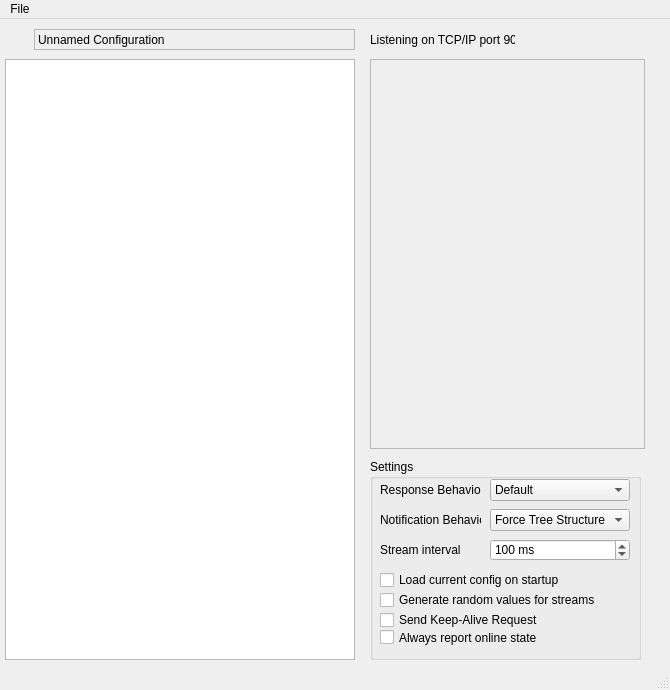
<?xml version="1.0" encoding="UTF-8"?>
<ui version="4.0">
 <class>TinyEmberPlusClass</class>
 <widget class="QMainWindow" name="TinyEmberPlusClass">
  <property name="geometry">
   <rect>
    <x>0</x>
    <y>0</y>
    <width>670</width>
    <height>690</height>
   </rect>
  </property>
  <property name="sizePolicy">
   <sizepolicy hsizetype="Fixed" vsizetype="Fixed">
    <horstretch>0</horstretch>
    <verstretch>0</verstretch>
   </sizepolicy>
  </property>
  <property name="minimumSize">
   <size>
    <width>670</width>
    <height>690</height>
   </size>
  </property>
  <property name="maximumSize">
   <size>
    <width>670</width>
    <height>690</height>
   </size>
  </property>
  <property name="windowTitle">
   <string>Tiny Ember+</string>
  </property>
  <property name="windowIcon">
   <iconset resource="TinyEmberPlus.qrc">
    <normaloff>:/image/resources/document-globe.png</normaloff>:/image/resources/document-globe.png</iconset>
  </property>
  <widget class="QWidget" name="centralWidget">
   <widget class="QFrame" name="entityView">
    <property name="geometry">
     <rect>
      <x>370</x>
      <y>40</y>
      <width>275</width>
      <height>390</height>
     </rect>
    </property>
    <property name="frameShape">
     <enum>QFrame::StyledPanel</enum>
    </property>
    <property name="frameShadow">
     <enum>QFrame::Raised</enum>
    </property>
   </widget>
   <widget class="QTreeWidget" name="gadgetTreeView">
    <property name="geometry">
     <rect>
      <x>5</x>
      <y>40</y>
      <width>350</width>
      <height>601</height>
     </rect>
    </property>
    <property name="animated">
     <bool>true</bool>
    </property>
    <property name="headerHidden">
     <bool>true</bool>
    </property>
    <column>
     <property name="text">
      <string notr="true">1</string>
     </property>
    </column>
   </widget>
   <widget class="QLabel" name="configurationName">
    <property name="geometry">
     <rect>
      <x>34</x>
      <y>10</y>
      <width>321</width>
      <height>21</height>
     </rect>
    </property>
    <property name="frameShape">
     <enum>QFrame::StyledPanel</enum>
    </property>
    <property name="frameShadow">
     <enum>QFrame::Plain</enum>
    </property>
    <property name="text">
     <string>Unnamed Configuration</string>
    </property>
   </widget>
   <widget class="QLabel" name="label">
    <property name="geometry">
     <rect>
      <x>10</x>
      <y>10</y>
      <width>16</width>
      <height>21</height>
     </rect>
    </property>
    <property name="text">
     <string/>
    </property>
    <property name="pixmap">
     <pixmap resource="TinyEmberPlus.qrc">:/image/resources/blue-document-node.png</pixmap>
    </property>
   </widget>
   <widget class="QGroupBox" name="groupBox">
    <property name="geometry">
     <rect>
      <x>370</x>
      <y>440</y>
      <width>271</width>
      <height>201</height>
     </rect>
    </property>
    <property name="title">
     <string>Settings</string>
    </property>
    <property name="flat">
     <bool>false</bool>
    </property>
    <widget class="QLabel" name="label_2">
     <property name="geometry">
      <rect>
       <x>10</x>
       <y>20</y>
       <width>101</width>
       <height>21</height>
      </rect>
     </property>
     <property name="text">
      <string>Response Behavior</string>
     </property>
    </widget>
    <widget class="QComboBox" name="boxResponseBehavior">
     <property name="geometry">
      <rect>
       <x>120</x>
       <y>20</y>
       <width>140</width>
       <height>22</height>
      </rect>
     </property>
     <item>
      <property name="text">
       <string>Default</string>
      </property>
      <property name="icon">
       <iconset resource="TinyEmberPlus.qrc">
        <normaloff>:/image/resources/folder--arrow.png</normaloff>:/image/resources/folder--arrow.png</iconset>
      </property>
     </item>
     <item>
      <property name="text">
       <string>Force Tree Structure</string>
      </property>
      <property name="icon">
       <iconset resource="TinyEmberPlus.qrc">
        <normaloff>:/image/resources/folder.png</normaloff>:/image/resources/folder.png</iconset>
      </property>
     </item>
     <item>
      <property name="text">
       <string>Force Qualified Types</string>
      </property>
      <property name="icon">
       <iconset resource="TinyEmberPlus.qrc">
        <normaloff>:/image/resources/folder-tree.png</normaloff>:/image/resources/folder-tree.png</iconset>
      </property>
     </item>
    </widget>
    <widget class="QLabel" name="label_3">
     <property name="geometry">
      <rect>
       <x>10</x>
       <y>50</y>
       <width>101</width>
       <height>21</height>
      </rect>
     </property>
     <property name="text">
      <string>Notification Behavior</string>
     </property>
    </widget>
    <widget class="QComboBox" name="boxNotificationBehavior">
     <property name="geometry">
      <rect>
       <x>120</x>
       <y>50</y>
       <width>140</width>
       <height>22</height>
      </rect>
     </property>
     <item>
      <property name="text">
       <string>Force Tree Structure</string>
      </property>
      <property name="icon">
       <iconset resource="TinyEmberPlus.qrc">
        <normaloff>:/image/resources/folder.png</normaloff>:/image/resources/folder.png</iconset>
      </property>
     </item>
     <item>
      <property name="text">
       <string>Force Qualified Types</string>
      </property>
      <property name="icon">
       <iconset resource="TinyEmberPlus.qrc">
        <normaloff>:/image/resources/folder-tree.png</normaloff>:/image/resources/folder-tree.png</iconset>
      </property>
     </item>
    </widget>
    <widget class="QCheckBox" name="checkAutoLoadConfig">
     <property name="geometry">
      <rect>
       <x>10</x>
       <y>110</y>
       <width>250</width>
       <height>22</height>
      </rect>
     </property>
     <property name="layoutDirection">
      <enum>Qt::LeftToRight</enum>
     </property>
     <property name="text">
      <string>Load current config on startup</string>
     </property>
     <property name="icon">
      <iconset resource="TinyEmberPlus.qrc">
       <normaloff>:/image/resources/drive-upload.png</normaloff>:/image/resources/drive-upload.png</iconset>
     </property>
    </widget>
    <widget class="QCheckBox" name="checkGenerateRandomValues">
     <property name="geometry">
      <rect>
       <x>10</x>
       <y>130</y>
       <width>250</width>
       <height>22</height>
      </rect>
     </property>
     <property name="toolTip">
      <string>If checked, random values are generated for all parameters a client is subscribed to.</string>
     </property>
     <property name="text">
      <string>Generate random values for streams</string>
     </property>
     <property name="icon">
      <iconset resource="TinyEmberPlus.qrc">
       <normaloff>:/image/resources/sort-number.png</normaloff>:/image/resources/sort-number.png</iconset>
     </property>
    </widget>
    <widget class="QLabel" name="label_4">
     <property name="geometry">
      <rect>
       <x>10</x>
       <y>80</y>
       <width>101</width>
       <height>21</height>
      </rect>
     </property>
     <property name="text">
      <string>Stream interval</string>
     </property>
    </widget>
    <widget class="QSpinBox" name="streamIntervalBox">
     <property name="geometry">
      <rect>
       <x>120</x>
       <y>80</y>
       <width>140</width>
       <height>22</height>
      </rect>
     </property>
     <property name="suffix">
      <string> ms</string>
     </property>
     <property name="minimum">
      <number>50</number>
     </property>
     <property name="maximum">
      <number>1000</number>
     </property>
     <property name="value">
      <number>100</number>
     </property>
    </widget>
    <widget class="QCheckBox" name="checkRequestKeepAlive">
     <property name="geometry">
      <rect>
       <x>10</x>
       <y>150</y>
       <width>250</width>
       <height>22</height>
      </rect>
     </property>
     <property name="toolTip">
      <string/>
     </property>
     <property name="text">
      <string>Send Keep-Alive Request</string>
     </property>
     <property name="icon">
      <iconset resource="TinyEmberPlus.qrc">
       <normaloff>:/image/resources/flag-blue.png</normaloff>:/image/resources/flag-blue.png</iconset>
     </property>
    </widget>
    <widget class="QCheckBox" name="alwaysReportOnlineStateCheckBox">
     <property name="geometry">
      <rect>
       <x>10</x>
       <y>170</y>
       <width>221</width>
       <height>17</height>
      </rect>
     </property>
     <property name="text">
      <string>Always report online state</string>
     </property>
    </widget>
   </widget>
   <widget class="QLabel" name="label_5">
    <property name="geometry">
     <rect>
      <x>370</x>
      <y>10</y>
      <width>145</width>
      <height>21</height>
     </rect>
    </property>
    <property name="text">
     <string>Listening on TCP/IP port 9000</string>
    </property>
   </widget>
  </widget>
  <widget class="QMenuBar" name="menuBar">
   <property name="geometry">
    <rect>
     <x>0</x>
     <y>0</y>
     <width>670</width>
     <height>21</height>
    </rect>
   </property>
   <widget class="QMenu" name="menuFile">
    <property name="title">
     <string>File</string>
    </property>
    <addaction name="actionOpen"/>
    <addaction name="actionSave_as"/>
    <addaction name="actionSave"/>
    <addaction name="separator"/>
    <addaction name="actionExit"/>
   </widget>
   <addaction name="menuFile"/>
  </widget>
  <widget class="QStatusBar" name="statusBar"/>
  <action name="actionSave_as">
   <property name="icon">
    <iconset resource="TinyEmberPlus.qrc">
     <normaloff>:/image/resources/drive--arrow.png</normaloff>:/image/resources/drive--arrow.png</iconset>
   </property>
   <property name="text">
    <string>Save as...</string>
   </property>
  </action>
  <action name="actionSave">
   <property name="icon">
    <iconset resource="TinyEmberPlus.qrc">
     <normaloff>:/image/resources/drive-download.png</normaloff>:/image/resources/drive-download.png</iconset>
   </property>
   <property name="text">
    <string>Save</string>
   </property>
  </action>
  <action name="actionExit">
   <property name="icon">
    <iconset resource="TinyEmberPlus.qrc">
     <normaloff>:/image/resources/cross.png</normaloff>:/image/resources/cross.png</iconset>
   </property>
   <property name="text">
    <string>Exit</string>
   </property>
  </action>
  <action name="actionOpen">
   <property name="icon">
    <iconset resource="TinyEmberPlus.qrc">
     <normaloff>:/image/resources/drive-upload.png</normaloff>:/image/resources/drive-upload.png</iconset>
   </property>
   <property name="text">
    <string>Open...</string>
   </property>
  </action>
 </widget>
 <layoutdefault spacing="6" margin="11"/>
 <resources>
  <include location="TinyEmberPlus.qrc"/>
  <include location="../../../MyProjects.SVN/ember-sdk/Library/trunk/tinyember/Resource.qrc"/>
 </resources>
 <connections>
  <connection>
   <sender>actionOpen</sender>
   <signal>triggered()</signal>
   <receiver>TinyEmberPlusClass</receiver>
   <slot>loadFile()</slot>
   <hints>
    <hint type="sourcelabel">
     <x>-1</x>
     <y>-1</y>
    </hint>
    <hint type="destinationlabel">
     <x>317</x>
     <y>302</y>
    </hint>
   </hints>
  </connection>
  <connection>
   <sender>actionExit</sender>
   <signal>triggered()</signal>
   <receiver>TinyEmberPlusClass</receiver>
   <slot>exit()</slot>
   <hints>
    <hint type="sourcelabel">
     <x>-1</x>
     <y>-1</y>
    </hint>
    <hint type="destinationlabel">
     <x>317</x>
     <y>302</y>
    </hint>
   </hints>
  </connection>
  <connection>
   <sender>actionSave</sender>
   <signal>triggered()</signal>
   <receiver>TinyEmberPlusClass</receiver>
   <slot>saveFile()</slot>
   <hints>
    <hint type="sourcelabel">
     <x>-1</x>
     <y>-1</y>
    </hint>
    <hint type="destinationlabel">
     <x>317</x>
     <y>302</y>
    </hint>
   </hints>
  </connection>
  <connection>
   <sender>actionSave_as</sender>
   <signal>triggered()</signal>
   <receiver>TinyEmberPlusClass</receiver>
   <slot>saveFileAs()</slot>
   <hints>
    <hint type="sourcelabel">
     <x>-1</x>
     <y>-1</y>
    </hint>
    <hint type="destinationlabel">
     <x>317</x>
     <y>302</y>
    </hint>
   </hints>
  </connection>
  <connection>
   <sender>gadgetTreeView</sender>
   <signal>currentItemChanged(QTreeWidgetItem*,QTreeWidgetItem*)</signal>
   <receiver>TinyEmberPlusClass</receiver>
   <slot>treeItemChanged(QTreeWidgetItem*,QTreeWidgetItem*)</slot>
   <hints>
    <hint type="sourcelabel">
     <x>179</x>
     <y>324</y>
    </hint>
    <hint type="destinationlabel">
     <x>317</x>
     <y>302</y>
    </hint>
   </hints>
  </connection>
  <connection>
   <sender>gadgetTreeView</sender>
   <signal>customContextMenuRequested(QPoint)</signal>
   <receiver>TinyEmberPlusClass</receiver>
   <slot>showContextMenu(QPoint)</slot>
   <hints>
    <hint type="sourcelabel">
     <x>179</x>
     <y>324</y>
    </hint>
    <hint type="destinationlabel">
     <x>317</x>
     <y>302</y>
    </hint>
   </hints>
  </connection>
  <connection>
   <sender>boxNotificationBehavior</sender>
   <signal>currentIndexChanged(int)</signal>
   <receiver>TinyEmberPlusClass</receiver>
   <slot>notificationBehaviorChanged(int)</slot>
   <hints>
    <hint type="sourcelabel">
     <x>558</x>
     <y>332</y>
    </hint>
    <hint type="destinationlabel">
     <x>334</x>
     <y>302</y>
    </hint>
   </hints>
  </connection>
  <connection>
   <sender>boxResponseBehavior</sender>
   <signal>currentIndexChanged(int)</signal>
   <receiver>TinyEmberPlusClass</receiver>
   <slot>responseBehaviorChanged(int)</slot>
   <hints>
    <hint type="sourcelabel">
     <x>558</x>
     <y>302</y>
    </hint>
    <hint type="destinationlabel">
     <x>334</x>
     <y>302</y>
    </hint>
   </hints>
  </connection>
  <connection>
   <sender>checkAutoLoadConfig</sender>
   <signal>toggled(bool)</signal>
   <receiver>TinyEmberPlusClass</receiver>
   <slot>autoLoadConfigStateChanged(bool)</slot>
   <hints>
    <hint type="sourcelabel">
     <x>503</x>
     <y>362</y>
    </hint>
    <hint type="destinationlabel">
     <x>334</x>
     <y>302</y>
    </hint>
   </hints>
  </connection>
  <connection>
   <sender>checkGenerateRandomValues</sender>
   <signal>toggled(bool)</signal>
   <receiver>TinyEmberPlusClass</receiver>
   <slot>generateRandomValuesStateChanged(bool)</slot>
   <hints>
    <hint type="sourcelabel">
     <x>503</x>
     <y>503</y>
    </hint>
    <hint type="destinationlabel">
     <x>334</x>
     <y>302</y>
    </hint>
   </hints>
  </connection>
  <connection>
   <sender>streamIntervalBox</sender>
   <signal>editingFinished()</signal>
   <receiver>TinyEmberPlusClass</receiver>
   <slot>updateStreamTimer()</slot>
   <hints>
    <hint type="sourcelabel">
     <x>558</x>
     <y>473</y>
    </hint>
    <hint type="destinationlabel">
     <x>334</x>
     <y>302</y>
    </hint>
   </hints>
  </connection>
  <connection>
   <sender>checkRequestKeepAlive</sender>
   <signal>toggled(bool)</signal>
   <receiver>TinyEmberPlusClass</receiver>
   <slot>updateSendKeepAliveState(bool)</slot>
   <hints>
    <hint type="sourcelabel">
     <x>503</x>
     <y>573</y>
    </hint>
    <hint type="destinationlabel">
     <x>334</x>
     <y>312</y>
    </hint>
   </hints>
  </connection>
  <connection>
   <sender>alwaysReportOnlineStateCheckBox</sender>
   <signal>toggled(bool)</signal>
   <receiver>TinyEmberPlusClass</receiver>
   <slot>updateAlwaysReportOnlineState(bool)</slot>
   <hints>
    <hint type="sourcelabel">
     <x>490</x>
     <y>639</y>
    </hint>
    <hint type="destinationlabel">
     <x>334</x>
     <y>344</y>
    </hint>
   </hints>
  </connection>
 </connections>
 <slots>
  <slot>loadFile()</slot>
  <slot>saveFile()</slot>
  <slot>saveFileAs()</slot>
  <slot>exit()</slot>
  <slot>treeItemChanged(QTreeWidgetItem*,QTreeWidgetItem*)</slot>
  <slot>showContextMenu(QPoint)</slot>
  <slot>timer()</slot>
  <slot>responseBehaviorChanged(int)</slot>
  <slot>notificationBehaviorChanged(int)</slot>
  <slot>autoLoadConfigStateChanged(bool)</slot>
  <slot>generateRandomValuesStateChanged(bool)</slot>
  <slot>updateStreamTimer()</slot>
  <slot>updateSendKeepAliveState(bool)</slot>
  <slot>updateAlwaysReportOnlineState(bool)</slot>
 </slots>
</ui>
